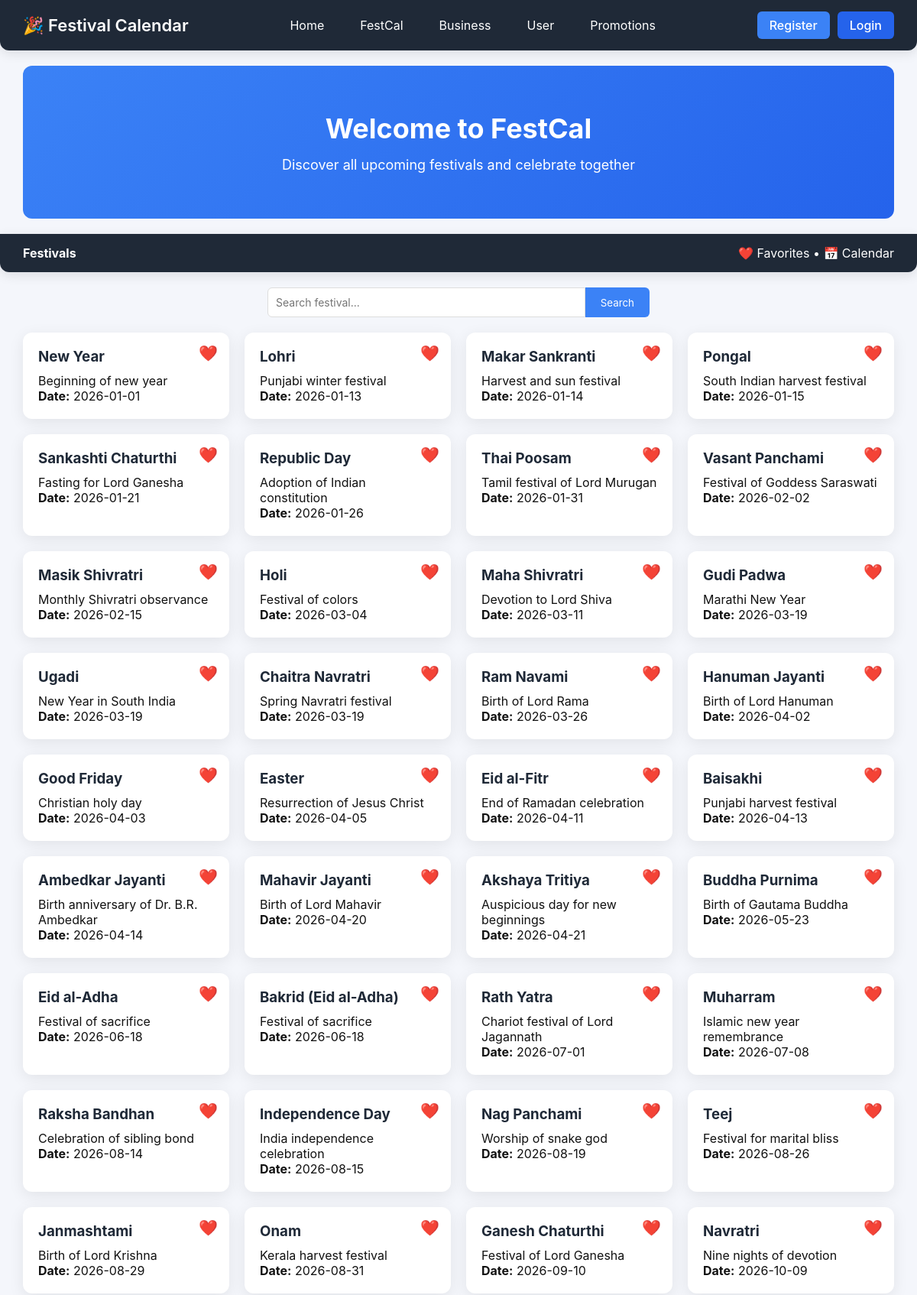
The page /festival.php (upper part) on the database its author committed.
### tables this page shows
CREATE TABLE festivals (
    id INT AUTO_INCREMENT PRIMARY KEY,
    name VARCHAR(100) NOT NULL,
    date DATE NOT NULL,
    description TEXT
);

### festival.php (the view, shortened to what this page needs)
<?php
include('db.php');
$session_id = session_id();
$search = $_GET['search'] ?? '';
$q = "SELECT * FROM festivals WHERE name LIKE '%$search%' ORDER BY date ASC";
$festivals = $conn->query($q);
?>
<!DOCTYPE html>
<html>
<head>
<link rel="stylesheet" href="festival.css">
</head>
<body>
  <nav>
  <div class="logo">🎉 Festival Calendar</div>
  <ul class="menu">
     <li onclick="window.location='index.php'">Home</li>
        <li onclick="window.location='festival.php'">FestCal</li>
        <li onclick="window.location='business.php'">Business</li>
        <li onclick="window.location='user.php'">User</li>
        <li onclick="window.location='promotions.php'">Promotions</li>
  </ul>
  <div class="auth">
    <a href="user.php" class="btn">Register</a>
    <a href="user.php" class="btn login">Login</a>
  </div>
</nav>
<div class="banner">
  <h1>Welcome to FestCal</h1>
  <p>Discover all upcoming festivals and celebrate together</p>
</div>
<nav>
  <b>Festivals</b>
  <span>❤️ Favorites • 📅 Calendar</span>
</nav>
<form class="search">
  <input type="text" name="search" placeholder="Search festival..." value="<?= htmlspecialchars($search) ?>">
  <button>Search</button>
</form>
<div class="cards">
<?php while($f=$festivals->fetch_assoc()):
  $fav=$conn->query("SELECT * FROM favorites WHERE festival_id={$f['id']} AND session_id='$session_id'");
  $active=$fav->num_rows?'active':'';
?>
<div class="card">
  <span class="fav <?= $active ?>" onclick="fav(<?= $f['id'] ?>)">❤️</span>
  <h3><?= $f['name'] ?></h3>
  <p><?= $f['description'] ?></p>
  <p><b>Date:</b> <?= $f['date'] ?></p>
</div>
<?php endwhile; ?>
</div>
</body>
</html>

### festival.css (style rules this page uses)
* { margin:0; padding:0; box-sizing:border-box; font-family:'Inter',sans-serif; }
body { background:#f4f6fb; color:#111; }
nav { display:flex; justify-content:space-between; align-items:center; padding:15px 30px; background:#1f2937; color:white; box-shadow:0 4px 15px rgba(0,0,0,0.1); border-radius:0 0 12px 12px; }
nav .logo { font-size:22px; font-weight:600; cursor:pointer; }
nav ul.menu { list-style:none; display:flex; gap:15px; }
nav ul.menu li { cursor:pointer; padding:8px 16px; border-radius:20px; transition:0.3s; }
nav .auth { display:flex; gap:10px; }
nav .auth .btn { background:#3b82f6; color:white; padding:8px 16px; border-radius:6px; text-decoration:none; font-weight:500; transition:0.3s; }
nav .auth .btn.login { background:#2563eb; }
.banner { text-align:center; padding:60px 20px; background:linear-gradient(135deg,#3b82f6,#2563eb); color:white; border-radius:12px; margin:20px 30px; }
.banner h1 { font-size:36px; margin-bottom:15px; }
.banner p { font-size:18px; }
form.search { display:flex; max-width:500px; margin:20px auto; }
form.search input { flex:1; padding:10px; border-radius:6px 0 0 6px; border:1px solid #ddd; font-size:14px; }
form.search button { padding:10px 20px; border:none; background:#3b82f6; color:white; border-radius:0 6px 6px 0; cursor:pointer; transition:0.3s; }
.cards { display:grid; grid-template-columns:repeat(auto-fit,minmax(250px,1fr)); gap:20px; padding:0 30px; margin-bottom:40px; }
.card { background:white; padding:20px; border-radius:12px; box-shadow:0 5px 20px rgba(0,0,0,0.08); position:relative; transition:0.3s; }
.card h3 { margin-bottom:10px; color:#1f2937; }
.card .fav { position:absolute; top:15px; right:15px; cursor:pointer; font-size:20px; transition:0.3s; }

### rows shown on the page
festivals: name "New Year", description "Beginning of new year", date "2026-01-01"
festivals: name "Lohri", description "Punjabi winter festival", date "2026-01-13"
festivals: name "Makar Sankranti", description "Harvest and sun festival", date "2026-01-14"
festivals: name "Pongal", description "South Indian harvest festival", date "2026-01-15"
festivals: name "Sankashti Chaturthi", description "Fasting for Lord Ganesha", date "2026-01-21"
festivals: name "Republic Day", description "Adoption of Indian constitution", date "2026-01-26"
festivals: name "Thai Poosam", description "Tamil festival of Lord Murugan", date "2026-01-31"
festivals: name "Vasant Panchami", description "Festival of Goddess Saraswati", date "2026-02-02"
festivals: name "Masik Shivratri", description "Monthly Shivratri observance", date "2026-02-15"
festivals: name "Holi", description "Festival of colors", date "2026-03-04"
festivals: name "Maha Shivratri", description "Devotion to Lord Shiva", date "2026-03-11"
festivals: name "Gudi Padwa", description "Marathi New Year", date "2026-03-19"
festivals: name "Ugadi", description "New Year in South India", date "2026-03-19"
festivals: name "Chaitra Navratri", description "Spring Navratri festival", date "2026-03-19"
festivals: name "Ram Navami", description "Birth of Lord Rama", date "2026-03-26"
festivals: name "Hanuman Jayanti", description "Birth of Lord Hanuman", date "2026-04-02"
festivals: name "Good Friday", description "Christian holy day", date "2026-04-03"
festivals: name "Easter", description "Resurrection of Jesus Christ", date "2026-04-05"
festivals: name "Eid al-Fitr", description "End of Ramadan celebration", date "2026-04-11"
festivals: name "Baisakhi", description "Punjabi harvest festival", date "2026-04-13"
festivals: name "Ambedkar Jayanti", description "Birth anniversary of Dr. B.R. Ambedkar", date "2026-04-14"
festivals: name "Mahavir Jayanti", description "Birth of Lord Mahavir", date "2026-04-20"
festivals: name "Akshaya Tritiya", description "Auspicious day for new beginnings", date "2026-04-21"
festivals: name "Buddha Purnima", description "Birth of Gautama Buddha", date "2026-05-23"
festivals: name "Eid al-Adha", description "Festival of sacrifice", date "2026-06-18"
festivals: name "Bakrid (Eid al-Adha)", description "Festival of sacrifice", date "2026-06-18"
festivals: name "Rath Yatra", description "Chariot festival of Lord Jagannath", date "2026-07-01"
festivals: name "Muharram", description "Islamic new year remembrance", date "2026-07-08"
festivals: name "Raksha Bandhan", description "Celebration of sibling bond", date "2026-08-14"
festivals: name "Independence Day", description "India independence celebration", date "2026-08-15"
festivals: name "Nag Panchami", description "Worship of snake god", date "2026-08-19"
festivals: name "Teej", description "Festival for marital bliss", date "2026-08-26"
festivals: name "Janmashtami", description "Birth of Lord Krishna", date "2026-08-29"
festivals: name "Onam", description "Kerala harvest festival", date "2026-08-31"
festivals: name "Ganesh Chaturthi", description "Festival of Lord Ganesha", date "2026-09-10"
festivals: name "Navratri", description "Nine nights of devotion", date "2026-10-09"
